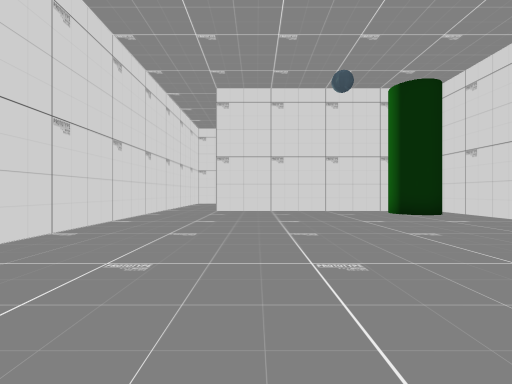
view 1 (above)

12 first-person views from a walk through a 3-D level made in the Unity game engine. The camera is 1.4 m above the floor, looks level and sees 85° across. The floor is counted in squares, 2 m on a side. Each view is taken from the middle of a square. On the plan, view 1 faces up. The plan holds only what a view shows up to about 9 squares ahead; the rest is blank. The player character is not drawn. Some surface patterns are stand-ins.

view 2
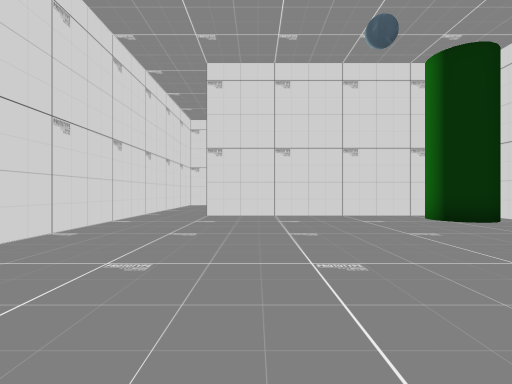

view 3
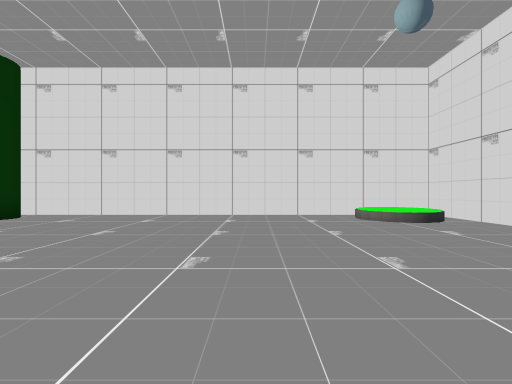

view 4
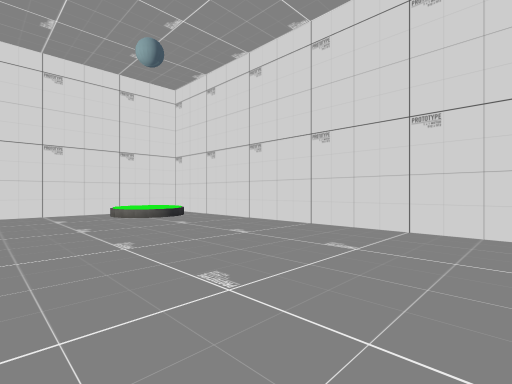

view 5
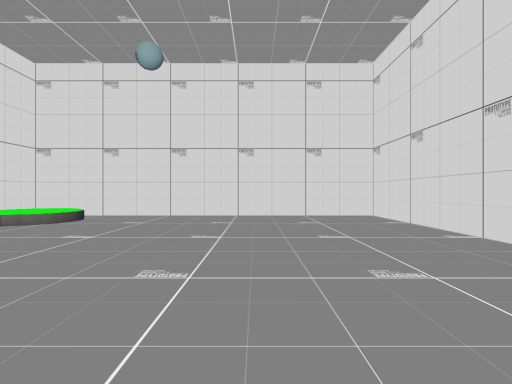

view 6
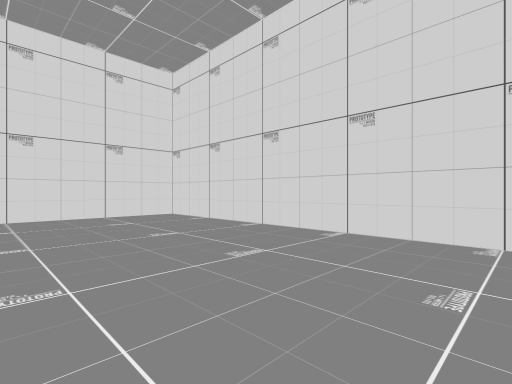

view 7
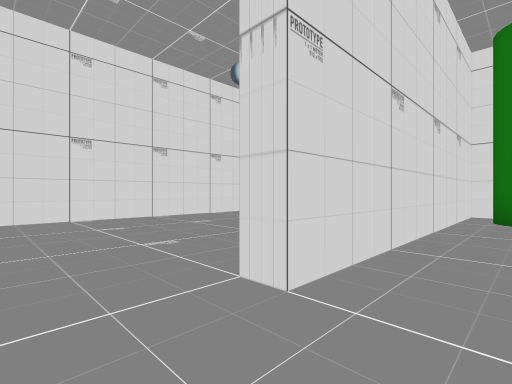

view 8
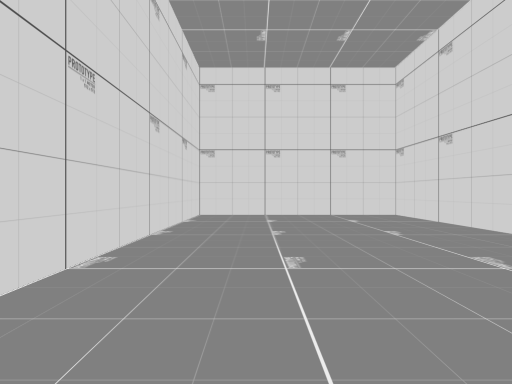

view 9
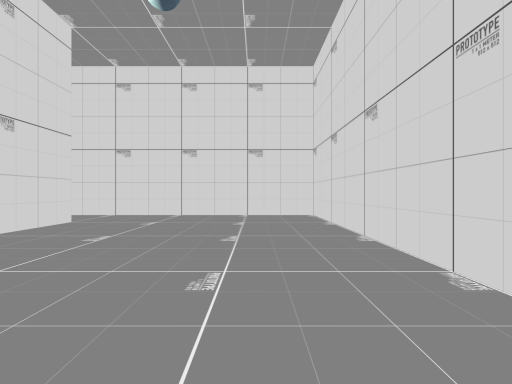

view 10
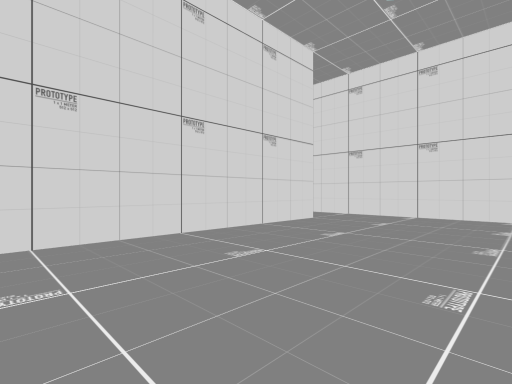

view 11
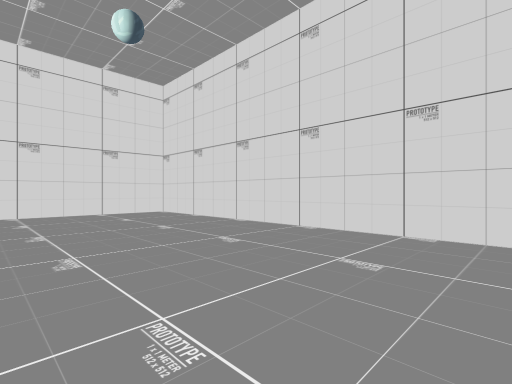

view 12
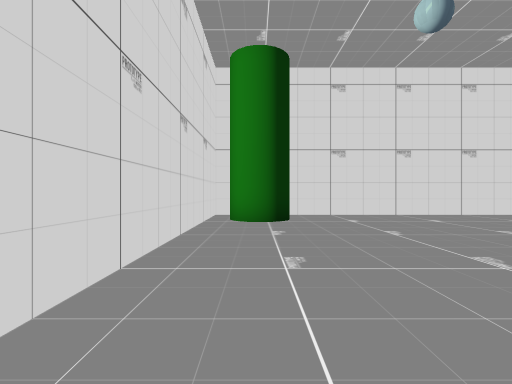

### Floor plan
Points are (right, up) in squares from view 1. A wall is a line through its corners. A room is listed if a view was taken in it or the views show most of it. See-through windows are left out.
Room 1 (views 1, 2, 3, 4, 5, 6, 7, 12)
walls: (-3.5, 10.4) (-3.5, -3.3) (6.5, -3.3) (6.5, 10.2) (-1.5, 10.2)
ways out: opening at (-2.5, 10) to room 2
Room 2 (views 8, 9, 10, 11)
walls: (-1.5, 10.2) (-1.5, 10.7) (6.5, 10.7) (6.5, 16.7) (-3.5, 16.7) (-3.5, 10.4)
ways out: opening at (-2.5, 10) to room 1

Positions as (right, up) in squares from view 1, and headings:
1: (0, 0), facing up
2: (0, 2), facing up
3: (-2, 2), facing right
4: (-3, 2), facing down-right
5: (0, 5), facing down
6: (1, 5), facing down-left
7: (-3, 9), facing up-right
8: (-2, 15), facing right
9: (5, 15), facing left
10: (5, 15), facing down-left
11: (6, 12), facing up-left
12: (-2, 9), facing right
